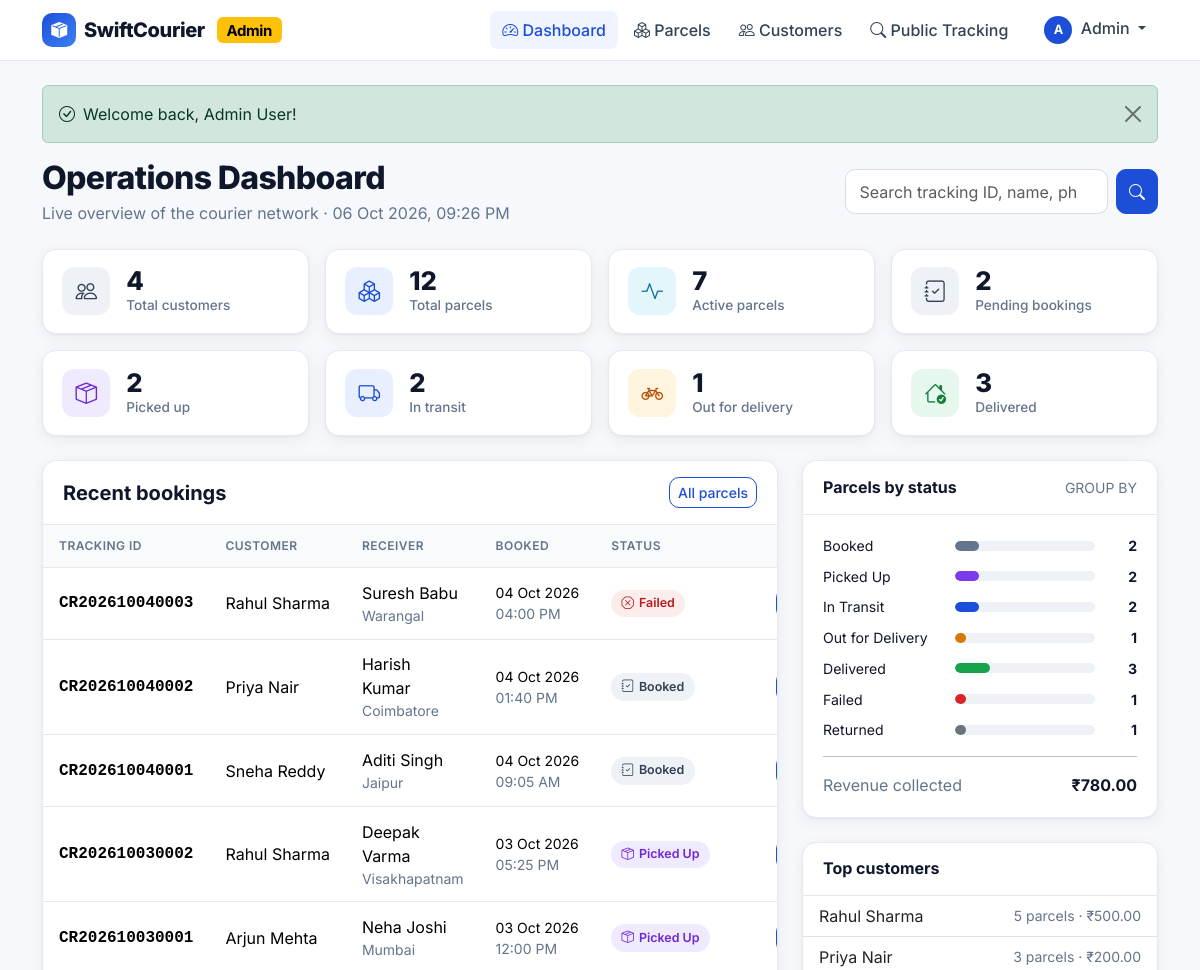
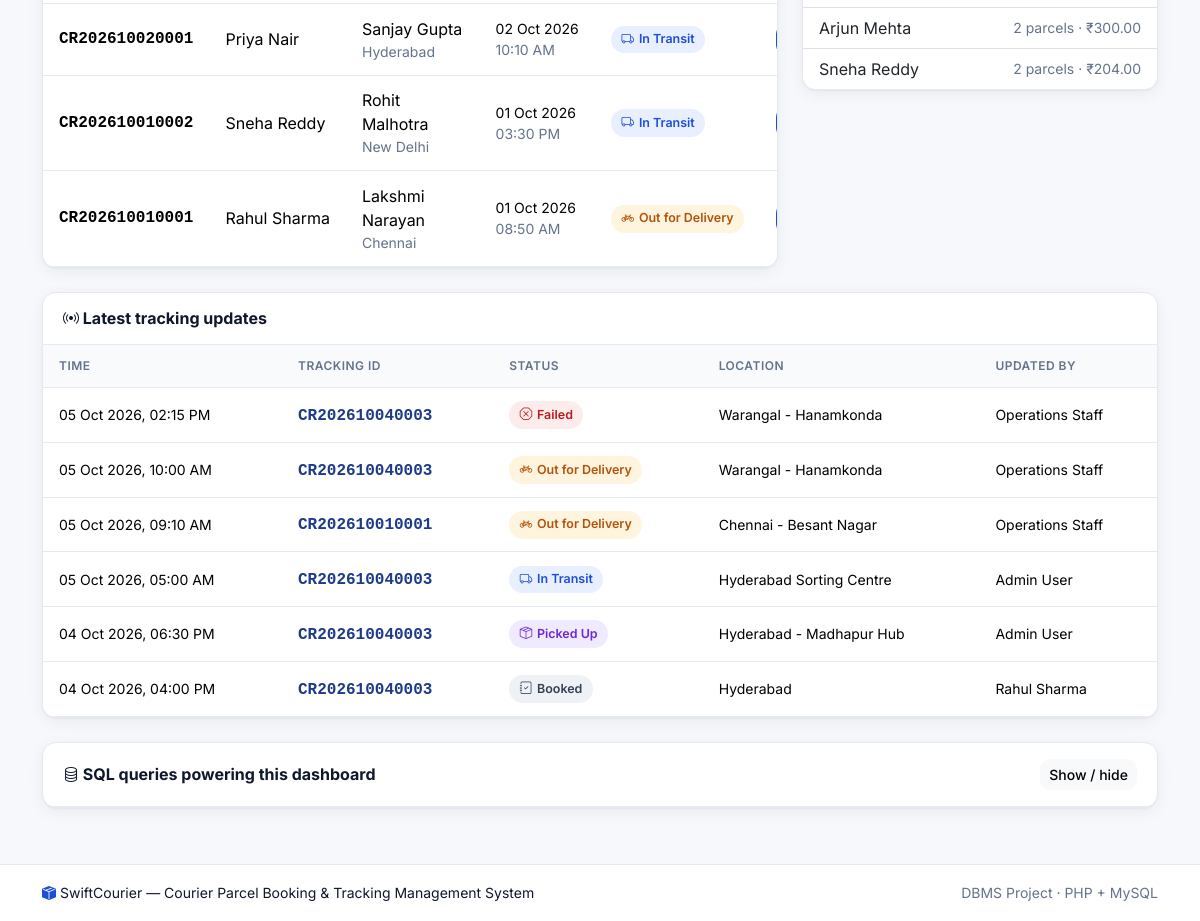
/admin/index.php (signed in), run on the app's committed database (2 pictures, top to bottom).
### tables this page shows
CREATE TABLE parcels (
    parcel_id              INT UNSIGNED AUTO_INCREMENT PRIMARY KEY,
    tracking_id            CHAR(14)     NOT NULL,
    customer_id            INT UNSIGNED NOT NULL,
    sender_name            VARCHAR(100) NOT NULL,
    sender_phone           VARCHAR(15)  NOT NULL,
    sender_address         VARCHAR(255) NOT NULL,
    sender_city            VARCHAR(60)  NOT NULL,
    receiver_name          VARCHAR(100) NOT NULL,
    receiver_phone         VARCHAR(15)  NOT NULL,
    receiver_address       VARCHAR(255) NOT NULL,
    receiver_city          VARCHAR(60)  NOT NULL,
    parcel_type            ENUM('Document','Package','Electronics','Fragile','Other') NOT NULL,
    weight_kg              DECIMAL(6,2) NOT NULL,
    booking_date           DATETIME     NOT NULL DEFAULT CURRENT_TIMESTAMP,
    expected_delivery_date DATE         NOT NULL,
    delivery_charge        DECIMAL(10,2) NOT NULL,
    payment_status         ENUM('Pending','Paid','Refunded') NOT NULL DEFAULT 'Pending',
    current_status         ENUM('Booked','Picked Up','In Transit','Out for Delivery','Delivered','Failed','Returned') NOT NULL DEFAULT 'Booked',
    created_at             TIMESTAMP NOT NULL DEFAULT CURRENT_TIMESTAMP,
    CONSTRAINT uq_parcels_tracking UNIQUE (tracking_id),
    CONSTRAINT fk_parcels_customer FOREIGN KEY (customer_id) REFERENCES users(user_id)
        ON UPDATE CASCADE ON DELETE RESTRICT,
    CONSTRAINT chk_parcels_weight CHECK (weight_kg > 0 AND weight_kg <= 50),
    CONSTRAINT chk_parcels_charge CHECK (delivery_charge >= 0),
    INDEX idx_parcels_status (current_status),
    INDEX idx_parcels_booking (booking_date)
);

CREATE TABLE users (
    user_id       INT UNSIGNED AUTO_INCREMENT PRIMARY KEY,
    name          VARCHAR(100) NOT NULL,
    email         VARCHAR(150) NOT NULL,
    phone         VARCHAR(15)  NOT NULL,
    password_hash VARCHAR(255) NOT NULL,
    role          ENUM('customer','admin') NOT NULL DEFAULT 'customer',
    created_at    TIMESTAMP NOT NULL DEFAULT CURRENT_TIMESTAMP,
    CONSTRAINT uq_users_email UNIQUE (email)
);

CREATE TABLE tracking_history (
    history_id  INT UNSIGNED AUTO_INCREMENT PRIMARY KEY,
    parcel_id   INT UNSIGNED NOT NULL,
    status      ENUM('Booked','Picked Up','In Transit','Out for Delivery','Delivered','Failed','Returned') NOT NULL,
    location    VARCHAR(120) NOT NULL,
    remarks     VARCHAR(255) NULL,
    updated_by  INT UNSIGNED NULL,
    created_at  DATETIME NOT NULL DEFAULT CURRENT_TIMESTAMP,
    CONSTRAINT fk_history_parcel FOREIGN KEY (parcel_id) REFERENCES parcels(parcel_id)
        ON UPDATE CASCADE ON DELETE CASCADE,
    CONSTRAINT fk_history_user FOREIGN KEY (updated_by) REFERENCES users(user_id)
        ON UPDATE CASCADE ON DELETE SET NULL,
    INDEX idx_history_parcel_time (parcel_id, created_at)
);

### admin/index.php (the view, shortened to what this page needs)
<?php
require_once __DIR__ . '/../includes/init.php';
$sql = [
    'Total customers (COUNT + WHERE)' =>
        "SELECT COUNT(*) AS total FROM users WHERE role = 'customer'",
    'Parcels by status (GROUP BY)' =>
        "SELECT current_status, COUNT(*) AS total FROM parcels GROUP BY current_status",
    'Revenue collected (SUM + WHERE)' =>
        "SELECT COALESCE(SUM(amount), 0) AS revenue FROM payments WHERE payment_status = 'Paid'",
    'Recent bookings (JOIN + ORDER BY + LIMIT)' =>
        "SELECT p.parcel_id, p.tracking_id, u.name AS customer, p.receiver_name, p.receiver_city,
       p.booking_date, p.current_status
FROM parcels p
JOIN users u ON u.user_id = p.customer_id
ORDER BY p.booking_date DESC, p.parcel_id DESC
LIMIT 8",
    'Top customers by bookings (JOIN + GROUP BY + HAVING)' =>
        "SELECT u.user_id, u.name, COUNT(p.parcel_id) AS bookings, SUM(p.delivery_charge) AS total_spent
FROM users u
JOIN parcels p ON p.customer_id = u.user_id
GROUP BY u.user_id, u.name
HAVING COUNT(p.parcel_id) > 0
ORDER BY bookings DESC, total_spent DESC
LIMIT 5",
    'Latest tracking updates (JOIN 3 tables)' =>
        "SELECT th.created_at, th.status, th.location, p.tracking_id, p.parcel_id, a.name AS updated_by
FROM tracking_history th
JOIN parcels p ON p.parcel_id = th.parcel_id
LEFT JOIN users a ON a.user_id = th.updated_by
ORDER BY th.created_at DESC, th.history_id DESC
LIMIT 6",
];
$queryKeys = array_keys($sql);
$totalCustomers = (int)db_one($conn, $sql[$queryKeys[0]])['total'];
$byStatus = array_fill_keys(PARCEL_STATUSES, 0);
foreach (db_all($conn, $sql[$queryKeys[1]]) as $r) {
    $byStatus[$r['current_status']] = (int)$r['total'];
}
$totalParcels = array_sum($byStatus);
$active = 0;
foreach (ACTIVE_STATUSES as $s) $active += $byStatus[$s];
$revenue = db_one($conn, $sql[$queryKeys[2]])['revenue'];
$recent = db_all($conn, $sql[$queryKeys[3]]);
$topCustomers = db_all($conn, $sql[$queryKeys[4]]);
$updates = db_all($conn, $sql[$queryKeys[5]]);
$cards = [
    ['Total customers', $totalCustomers, 'people', 'slate', 'admin/customers.php'],
    ['Total parcels', $totalParcels, 'boxes', 'blue', 'admin/parcels.php'],
    ['Active parcels', $active, 'activity', 'cyan', 'admin/parcels.php?status=active'],
    ['Pending bookings', $byStatus['Booked'], 'journal-check', 'slate', 'admin/parcels.php?status=Booked'],
    ['Picked up', $byStatus['Picked Up'], 'box-seam', 'violet', 'admin/parcels.php?status=Picked+Up'],
    ['In transit', $byStatus['In Transit'], 'truck', 'blue', 'admin/parcels.php?status=In+Transit'],
    ['Out for delivery', $byStatus['Out for Delivery'], 'bicycle', 'amber', 'admin/parcels.php?status=Out+for+Delivery'],
    ['Delivered', $byStatus['Delivered'], 'house-check', 'green', 'admin/parcels.php?status=Delivered'],
];
$barColors = ['Booked' => '#64748b', 'Picked Up' => '#7c3aed', 'In Transit' => '#1d4ed8', 'Out for Delivery' => '#d97706',
    'Delivered' => '#16a34a', 'Failed' => '#dc2626', 'Returned' => '#6b7280'];
require __DIR__ . '/../includes/header.php';
?>
<div class="d-flex flex-wrap justify-content-between align-items-center gap-3 mb-4">
    <div>
        <h2 class="page-title">Operations Dashboard</h2>
        <p class="text-muted mb-0">Live overview of the courier network · <?= e(date('d M Y, h:i A')) ?></p>
    </div>
    <form action="<?= e(url('admin/parcels.php')) ?>" method="get" class="d-flex gap-2">
        <input type="search" name="q" class="form-control" placeholder="Search tracking ID, name, phone…" style="min-width:240px">
        <button class="btn btn-primary"><i class="bi bi-search"></i></button>
    </form>
</div>
<div class="row g-3 mb-4">
    <?php foreach ($cards as [$label, $value, $icon, $color, $link]): ?>
        <div class="col-6 col-md-4 col-xl-3">
            <a href="<?= e(url($link)) ?>" class="text-decoration-none text-reset">
                <div class="card-x stat-card"><div class="stat-icon bg-soft-<?= $color ?>"><i class="bi bi-<?= $icon ?>"></i></div>
                    <div><div class="stat-value"><?= (int)$value ?></div><div class="stat-label"><?= e($label) ?></div></div></div>
            </a>
        </div>
    <?php endforeach; ?>
</div>
<div class="row g-4 mb-4">
    <div class="col-xl-8">
        <div class="card-x h-100">
            <div class="card-head"><h5>Recent bookings</h5><a href="<?= e(url('admin/parcels.php')) ?>" class="btn btn-sm btn-outline-primary">All parcels</a></div>
            <div class="table-responsive">
                <table class="table table-x">
                    <thead><tr><th>Tracking ID</th><th>Customer</th><th>Receiver</th><th>Booked</th><th>Status</th><th class="text-end"></th></tr></thead>
                    <tbody>
                    <?php foreach ($recent as $p): ?>
                        <tr>
                            <td class="tid"><?= e($p['tracking_id']) ?></td>
                            <td class="text-nowrap"><?= e($p['customer']) ?></td>
                            <td><?= e($p['receiver_name']) ?><div class="small text-muted"><?= e($p['receiver_city']) ?></div></td>
                            <td class="small text-nowrap"><?= e(fmt_date($p['booking_date'])) ?><div class="text-muted"><?= e(date('h:i A', strtotime($p['booking_date']))) ?></div></td>
                            <td><?= status_badge($p['current_status']) ?></td>
                            <td class="text-end"><a class="btn btn-sm btn-primary" href="<?= e(url('admin/parcel.php?id=' . $p['parcel_id'])) ?>" title="Manage parcel"><i class="bi bi-pencil-square"></i></a></td>
                        </tr>
                    <?php endforeach; ?>
                    </tbody>
                </table>
            </div>
        </div>
    </div>
    <div class="col-xl-4">
        <div class="card-x mb-4">
            <div class="card-head"><h6>Parcels by status</h6><span class="small text-muted">GROUP BY</span></div>
            <div class="card-body-x">
                <?php foreach ($byStatus as $s => $n): ?>
                    <div class="bar-row"><span class="lbl"><?= e($s) ?></span>
                        <span class="track"><span class="fill d-block" style="width:<?= $totalParcels ? round($n / $totalParcels * 100) : 0 ?>%;background:<?= $barColors[$s] ?>"></span></span>
                        <span class="cnt"><?= $n ?></span></div>
                <?php endforeach; ?>
                <hr>
                <div class="d-flex justify-content-between"><span class="text-muted">Revenue collected</span><span class="fw-bold"><?= money($revenue) ?></span></div>
            </div>
        </div>
        <div class="card-x">
            <div class="card-head"><h6>Top customers</h6></div>
            <ul class="list-group list-group-flush">
                <?php foreach ($topCustomers as $c): ?>
                    <li class="list-group-item d-flex justify-content-between align-items-center">
                        <a class="text-decoration-none text-reset" href="<?= e(url('admin/parcels.php?customer_id=' . $c['user_id'])) ?>"><?= e($c['name']) ?></a>
                        <span class="small text-muted"><?= (int)$c['bookings'] ?> parcels · <?= money($c['total_spent']) ?></span>
                    </li>
                <?php endforeach; ?>
            </ul>
        </div>
    </div>
</div>
<div class="card-x mb-4">
    <div class="card-head"><h6><i class="bi bi-broadcast"></i> Latest tracking updates</h6></div>
    <div class="table-responsive">
        <table class="table table-x">
            <thead><tr><th>Time</th><th>Tracking ID</th><th>Status</th><th>Location</th><th>Updated by</th></tr></thead>
            <tbody>
            <?php foreach ($updates as $u): ?>
                <tr><td class="small text-nowrap"><?= e(fmt_date($u['created_at'], true)) ?></td>
                    <td><a class="tid text-decoration-none" href="<?= e(url('admin/parcel.php?id=' . $u['parcel_id'])) ?>"><?= e($u['tracking_id']) ?></a></td>
                    <td><?= status_badge($u['status']) ?></td><td class="small"><?= e($u['location']) ?></td><td class="small"><?= e($u['updated_by'] ?? 'System') ?></td></tr>
            <?php endforeach; ?>
            </tbody>
        </table>
    </div>
</div>
<div class="card-x">
    <div class="card-head">
        <h6><i class="bi bi-database"></i> SQL queries powering this dashboard</h6>
        <button class="btn btn-sm btn-light" type="button" data-bs-toggle="collapse" data-bs-target="#sqlPanel">Show / hide</button>
    </div>
</div>
<?php require __DIR__ . '/../includes/footer.php'; ?>

### includes/functions.php (shortened to what this page needs)
<?php
function e($value): string
{
    return htmlspecialchars((string)$value, ENT_QUOTES, 'UTF-8');
}
function app_path(): string
{
    static $path = null;
    if ($path === null) {
        $root = str_replace('\\', '/', realpath($_SERVER['DOCUMENT_ROOT'] ?? '') ?: '');
        $app  = str_replace('\\', '/', realpath(__DIR__ . '/..'));
        $path = ($root !== '' && stripos($app, $root) === 0) ? substr($app, strlen($root)) : '';
        $path = rtrim($path, '/');
    }
    return $path;
}
function url(string $page = ''): string
{
    return app_path() . '/' . ltrim($page, '/');
}
function render_flash(): string
{
    $html = '';
    foreach ($_SESSION['flash'] ?? [] as $f) {
        $icon = $f['type'] === 'success' ? 'check-circle' : ($f['type'] === 'danger' ? 'exclamation-octagon' : 'info-circle');
        $html .= '<div class="alert alert-' . e($f['type']) . ' alert-dismissible fade show d-flex align-items-center gap-2" role="alert">'
            . '<i class="bi bi-' . $icon . '"></i><div>' . e($f['msg']) . '</div>'
            . '<button type="button" class="btn-close" data-bs-dismiss="alert" aria-label="Close"></button></div>';
    }
    return $html;
}
function status_class(string $status): string
{
    return 'status-' . strtolower(str_replace(' ', '-', $status));
}
function status_icon(string $status): string
{
    return [
        'Booked' => 'journal-check', 'Picked Up' => 'box-seam', 'In Transit' => 'truck',
        'Out for Delivery' => 'bicycle', 'Delivered' => 'house-check', 'Failed' => 'x-octagon',
        'Returned' => 'arrow-return-left',
    ][$status] ?? 'circle';
}
function status_badge(string $status): string
{
    return '<span class="status-badge ' . status_class($status) . '"><i class="bi bi-' . status_icon($status) . '"></i> ' . e($status) . '</span>';
}
function money($amount): string
{
    return '₹' . number_format((float)$amount, 2);
}
function fmt_date(?string $d, bool $withTime = false): string
{
    return date($withTime ? 'd M Y, h:i A' : 'd M Y', strtotime($d));
}
function db_all(mysqli $conn, string $sql, string $types = '', array $params = []): array
{
    $stmt = $conn->prepare($sql);
    $stmt->execute();
    return $stmt->get_result()->fetch_all(MYSQLI_ASSOC);
}
function db_one(mysqli $conn, string $sql, string $types = '', array $params = []): ?array
{
    return db_all($conn, $sql, $types, $params)[0] ?? null;
}

### data on the page
parcels: tracking "CR202610040003", customer.name "Rahul Sharma", receiver_name "Suresh Babu", receiver_city "Warangal", booking_date "04 Oct 2026", booking_date "04:00 PM", current_status "Failed"
parcels: tracking "CR202610040002", customer.name "Priya Nair", receiver_name "Harish Kumar", receiver_city "Coimbatore", booking_date "04 Oct 2026", booking_date "01:40 PM", current_status "Booked"
parcels: tracking "CR202610040001", customer.name "Sneha Reddy", receiver_name "Aditi Singh", receiver_city "Jaipur", booking_date "04 Oct 2026", booking_date "09:05 AM", current_status "Booked"
parcels: tracking "CR202610030002", customer.name "Rahul Sharma", receiver_name "Deepak Varma", receiver_city "Visakhapatnam", booking_date "03 Oct 2026", booking_date "05:25 PM", current_status "Picked Up"
parcels: tracking "CR202610030001", customer.name "Arjun Mehta", receiver_name "Neha Joshi", receiver_city "Mumbai", booking_date "03 Oct 2026", booking_date "12:00 PM", current_status "Picked Up"
parcels: tracking "CR202610020001", customer.name "Priya Nair", receiver_name "Sanjay Gupta", receiver_city "Hyderabad", booking_date "02 Oct 2026", booking_date "10:10 AM", current_status "In Transit"
parcels: tracking "CR202610010002", customer.name "Sneha Reddy", receiver_name "Rohit Malhotra", receiver_city "New Delhi", booking_date "01 Oct 2026", booking_date "03:30 PM", current_status "In Transit"
parcels: tracking "CR202610010001", customer.name "Rahul Sharma", receiver_name "Lakshmi Narayan", receiver_city "Chennai", booking_date "01 Oct 2026", booking_date "08:50 AM", current_status "Out for Delivery"
users: name "Rahul Sharma", bookings "5", total_spent "₹500.00"
users: name "Priya Nair", bookings "3", total_spent "₹200.00"
users: name "Arjun Mehta", bookings "2", total_spent "₹300.00"
users: name "Sneha Reddy", bookings "2", total_spent "₹204.00"
tracking_history: created_at "05 Oct 2026, 02:15 PM", parcel.tracking_id "CR202610040003", status "Failed", location "Warangal - Hanamkonda", updated_by.name "Operations Staff"
tracking_history: created_at "05 Oct 2026, 10:00 AM", parcel.tracking_id "CR202610040003", status "Out for Delivery", location "Warangal - Hanamkonda", updated_by.name "Operations Staff"
tracking_history: created_at "05 Oct 2026, 09:10 AM", parcel.tracking_id "CR202610010001", status "Out for Delivery", location "Chennai - Besant Nagar", updated_by.name "Operations Staff"
tracking_history: created_at "05 Oct 2026, 05:00 AM", parcel.tracking_id "CR202610040003", status "In Transit", location "Hyderabad Sorting Centre", updated_by.name "Admin User"
tracking_history: created_at "04 Oct 2026, 06:30 PM", parcel.tracking_id "CR202610040003", status "Picked Up", location "Hyderabad - Madhapur Hub", updated_by.name "Admin User"
tracking_history: created_at "04 Oct 2026, 04:00 PM", parcel.tracking_id "CR202610040003", status "Booked", location "Hyderabad", updated_by.name "Rahul Sharma"

### other printed values
APP_NAME "SwiftCourier"
$label "Dashboard Parcels Customers Public Tracking"
substr($user['name'], 0, 1) "A"
explode(' ', $user['name'])[0] "Admin"
$f['msg'] "Welcome back, Admin User!"
$value "4"
$label "Total customers"
$value "12"
$label "Total parcels"
$value "7"
$label "Active parcels"
$value "2"
$label "Pending bookings"
$label "Picked up"
$label "In transit"
